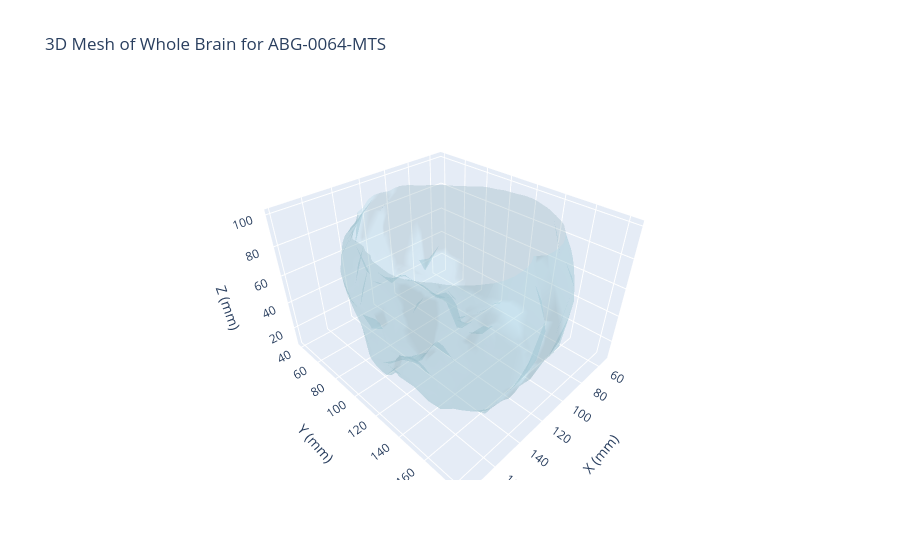

This figure's notebook cell:
### Code cell
# Create a 3D mesh of the whole brain using marching cubes
# Better brain extraction using Otsu thresholding and morphological operations
from skimage import measure, filters
from scipy import ndimage
import plotly.graph_objects as go

# Use the main MRI image for the brain surface
brain_arr = img_arr.copy()

# Step 1: Use Otsu's method for automatic thresholding (better than percentile)
# Only consider non-zero voxels for threshold calculation
nonzero_voxels = brain_arr[brain_arr > 0]
otsu_threshold = filters.threshold_otsu(nonzero_voxels)
print(f'Otsu threshold: {otsu_threshold:.1f}')

# Use a lower multiplier of Otsu to capture more brain tissue
brain_threshold = otsu_threshold * 0.3
brain_mask = (brain_arr > brain_threshold).astype(np.uint8)
print(f'Using threshold: {brain_threshold:.1f}, mask voxels: {brain_mask.sum()}')

# Step 2: Erode first to disconnect brain from any edge artifacts
struct = ndimage.generate_binary_structure(3, 1)
brain_mask = ndimage.binary_erosion(brain_mask, structure=struct, iterations=2)

# Step 3: Keep only the largest connected component (should be the brain)
labeled_mask, num_features = ndimage.label(brain_mask)
if num_features > 0:
    component_sizes = ndimage.sum(brain_mask, labeled_mask, range(1, num_features + 1))
    largest_component = np.argmax(component_sizes) + 1
    brain_mask = (labeled_mask == largest_component).astype(np.uint8)
    print(f'Kept largest of {num_features} components ({int(component_sizes[largest_component-1])} voxels)')

# Step 4: Dilate back and apply closing to smooth
brain_mask = ndimage.binary_dilation(brain_mask, structure=struct, iterations=3)
brain_mask = ndimage.binary_closing(brain_mask, structure=struct, iterations=2)

# Step 5: Smooth the binary mask with Gaussian filter for nicer surface
brain_mask_smooth = ndimage.gaussian_filter(brain_mask.astype(float), sigma=2)

# Step 6: Downsample for smaller file size
DOWNSAMPLE_FACTOR = 3
brain_downsampled = ndimage.zoom(brain_mask_smooth, 1/DOWNSAMPLE_FACTOR, order=1)
print(f'Downsampled from {brain_mask_smooth.shape} to {brain_downsampled.shape}')

# Step 7: Extract surface at 0.5 level
STEP_SIZE = 2
verts_brain, faces_brain, normals_brain, values_brain = measure.marching_cubes(
    brain_downsampled, 
    level=0.5,
    step_size=STEP_SIZE
)

# Scale vertices back to original voxel space, then apply spacing for real-world coordinates
verts_brain_scaled = verts_brain * DOWNSAMPLE_FACTOR
verts_brain_scaled[:, 0] *= spacing[0]  # X in mm
verts_brain_scaled[:, 1] *= spacing[1]  # Y in mm
verts_brain_scaled[:, 2] *= spacing[2]  # Z in mm

print(f'Brain mesh: {len(verts_brain)} vertices, {len(faces_brain)} faces')
print(f'Applied voxel spacing: {spacing}')

fig_brain = go.Figure(data=[
    go.Mesh3d(
        x=verts_brain_scaled[:,0], y=verts_brain_scaled[:,1], z=verts_brain_scaled[:,2],
        i=faces_brain[:,0], j=faces_brain[:,1], k=faces_brain[:,2],
        color='lightblue', opacity=0.3,
        name='Brain Surface'
    )
])
fig_brain.update_layout(scene=dict(
    xaxis_title='X (mm)',
    yaxis_title='Y (mm)',
    zaxis_title='Z (mm)',
    aspectmode='data'
), title=f'3D Mesh of Whole Brain for {CASE_ID}')

output_html_brain = OUTPUTS / f'brain_mesh_{CASE_ID}.html'
fig_brain.write_html(str(output_html_brain))
import os
file_size_mb = os.path.getsize(output_html_brain) / (1024 * 1024)
print(f'3D brain mesh saved to {output_html_brain} ({file_size_mb:.1f} MB)')
fig_brain.show()

### Figure 1 — Plotly figure (JSON) as saved in the notebook; plotly's stock layout.template omitted (floating-point values rounded to 4 significant figures; data arrays with more than 128 entries replaced by an {"elided": "..."} marker saying what was removed)
{"data": [{"color": "lightblue", "i": {"elided": "2058 int values"}, "j": {"elided": "2058 int values"}, "k": {"elided": "2058 int values"}, "name": "Brain Surface", "opacity": 0.3, "type": "mesh3d", "x": {"elided": "1077 float values"}, "y": {"elided": "1077 float values"}, "z": {"elided": "1077 float values"}}], "layout": {"scene": {"aspectmode": "data", "xaxis": {"title": {"text": "X (mm)"}}, "yaxis": {"title": {"text": "Y (mm)"}}, "zaxis": {"title": {"text": "Z (mm)"}}}, "title": {"text": "3D Mesh of Whole Brain for ABG-0064-MTS"}}}
